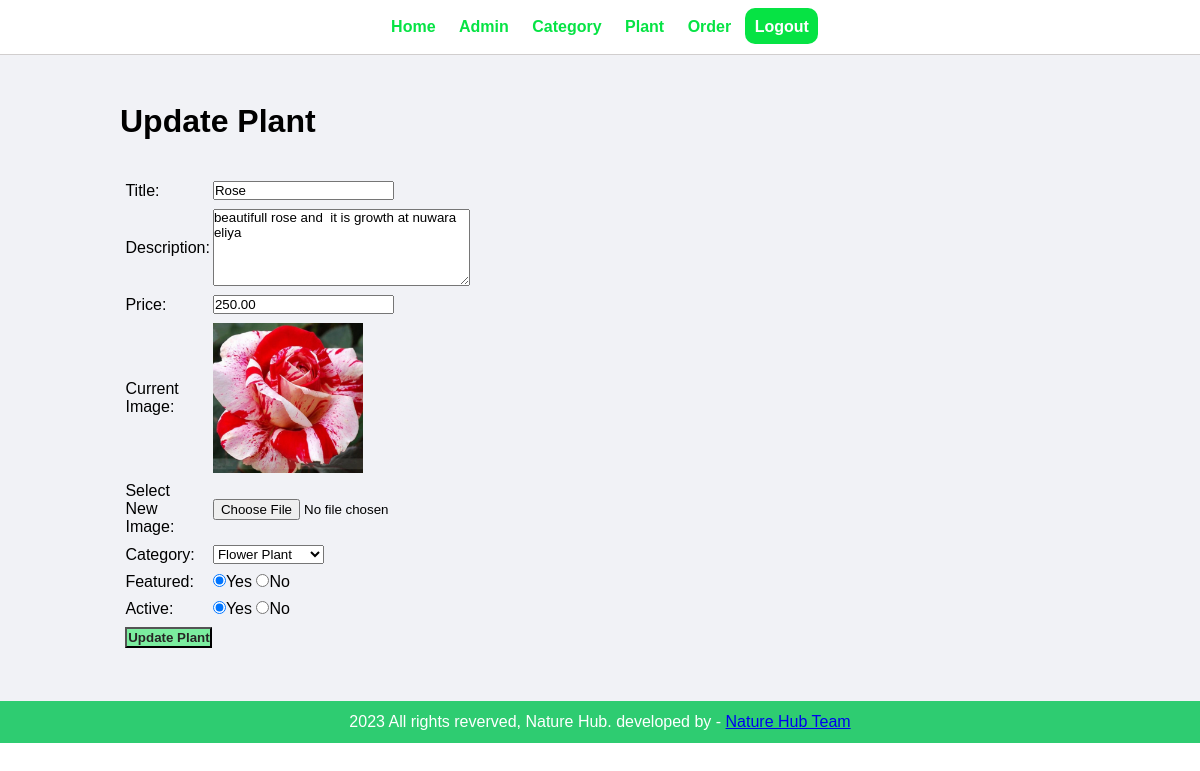
Screenshot of /admin/update-plant.php?id=16 (signed in) with the database file from the repository.
### tables this page shows
CREATE TABLE `tbl_plant` (
  `id` int(10) UNSIGNED NOT NULL,
  `title` varchar(100) NOT NULL,
  `description` text NOT NULL,
  `price` decimal(10,2) NOT NULL,
  `image_name` varchar(255) NOT NULL,
  `category_id` int(10) UNSIGNED NOT NULL,
  `featured` varchar(10) NOT NULL,
  `active` varchar(10) NOT NULL
);

CREATE TABLE `tbl_category` (
  `id` int(10) UNSIGNED NOT NULL,
  `title` varchar(100) NOT NULL,
  `image_name` varchar(255) NOT NULL,
  `featured` varchar(10) NOT NULL,
  `active` varchar(10) NOT NULL
);

### admin/update-plant.php (the view, shortened to what this page needs)
<?php include('partials/menu.php');?>
<?php
    if(isset($_GET['id']))
    {
        $id = $_GET['id'];
        $sql2 = "SELECT * FROM tbl_plant WHERE id=$id";
        $res2 = mysqli_query($conn, $sql2);
        $row2 = mysqli_fetch_assoc($res2);
        $title = $row2['title'];
        $description = $row2['description'];
        $price = $row2['price'];
        $current_image = $row2['image_name'];
        $current_category = $row2['category_id'];
        $featured = $row2['featured'];
        $active = $row2['active'];
    }
    else
    {
        header('location:'.SITEURL.'admin/manage-plant.php');
    }
?>
<div class="main-content">
    <div class="wrapper">
        <h1>Update Plant</h1>
        <br><br>
         <form action="" method="POST" enctype="multipart/form-data">
          <table class ="tbl-30">
            <tr>
                <td>Title: </td>
                <td>
                    <input type="text" name="title" value="<?php echo $title;?>" >
                </td>
            </tr>
            <tr>
                <td>Description: </td>
                <td>
                    <textarea name="description"  cols="30" rows="5"><?php echo $description; ?></textarea>
                </td>
            </tr>
            <tr>
                <td>Price: </td>
                <td>
                    <input type="number" name="price" value= "<?php echo $price; ?>">
                </td>
            </tr>
            <tr>
                <td>Current Image: </td>
                <td>
                    <?php
                       if($current_image=="")
                       {
                         echo "<div class='error'>Image not Available.</div>";
                       }
                       else
                       {
                        ?>
                        <img src="<?php echo SITEURL; ?>images/plant/<?php echo $current_image; ?>"width="150px">
                        <?php
                       }
                    ?>
                </td>
            </tr>
            <tr>
                <td>Select New Image: </td>
                <td>
                    <input type="file" name="image">
                </td>
            </tr>
            <tr>
                <td>Category:</td>
                <td>
                    <select name="category">
                        <?php
                           $sql = "SELECT*FROM tbl_category WHERE active='Yes'";
                           $res = mysqli_query($conn, $sql);
                           $count = mysqli_num_rows($res);
                           if($count>0)
                           {
                                while($row=mysqli_fetch_assoc($res))
                                {
                                    $category_title = $row['title'];
                                    $category_id = $row['id'];
                                    ?>
                                    <option <?php if($current_category==$category_id){echo "selected";} ?> value="<?php echo $category_id; ?>"><?php echo $category_title; ?></option>
                                    <?php
                                }
                           }
                           else
                           {
                            echo "<option value ='0'>Category Not Available.</option>";
                           }
                        ?>
                    </select>
                </td>
            </tr>
            <tr>
                <td>Featured: </td>
                <td>
                    <input <?php if($featured=="Yes") {echo "checked";} ?> type="radio" name="featured" value="Yes">Yes
                    <input <?php if($featured=="No") {echo "checked";} ?>  type="radio" name="featured" value="No">No
                </td>
            </tr>
            <tr>
                <td>Active: </td>
                <td>
                   <input <?php if($active=="Yes") {echo "checked";} ?> type="radio" name="active" value="Yes">Yes
                   <input <?php if($active=="No") {echo "checked";} ?> type="radio" name="active" value="No">No
                </td>
            </tr>
            <tr>
                <td>
                    <input type="submit" name="submit" value="Update Plant" class="btn-secondary">
                </td>
            </tr>
           </table>
        </form>
    </div>
</div>
<?php include('partials/footer.php');?>

### css/admin.css (style rules this page uses)
* { margin: 0; padding: 0; font-family: Arial, Helvetica, sans-serif; }
.wrapper { padding: 1%; width: 80%; margin: 0 auto; }
.tbl-30 { width: 31%; }
table tr td { padding: 1%; }
.btn-secondary { background-color: #7bed9f; padding: 1%; color: rgb(39, 37, 37); text-decoration: none; font-weight: bold; }
.main-content { background-color: #f1f2f6; padding: 3% 0; }

### rows the page displays
tbl_plant: title "Rose", description "beautifull rose and it is growth at nuwara eliya", price "250.00", image_name (picture), category "Flower Plant", featured "☑", active "☑"
